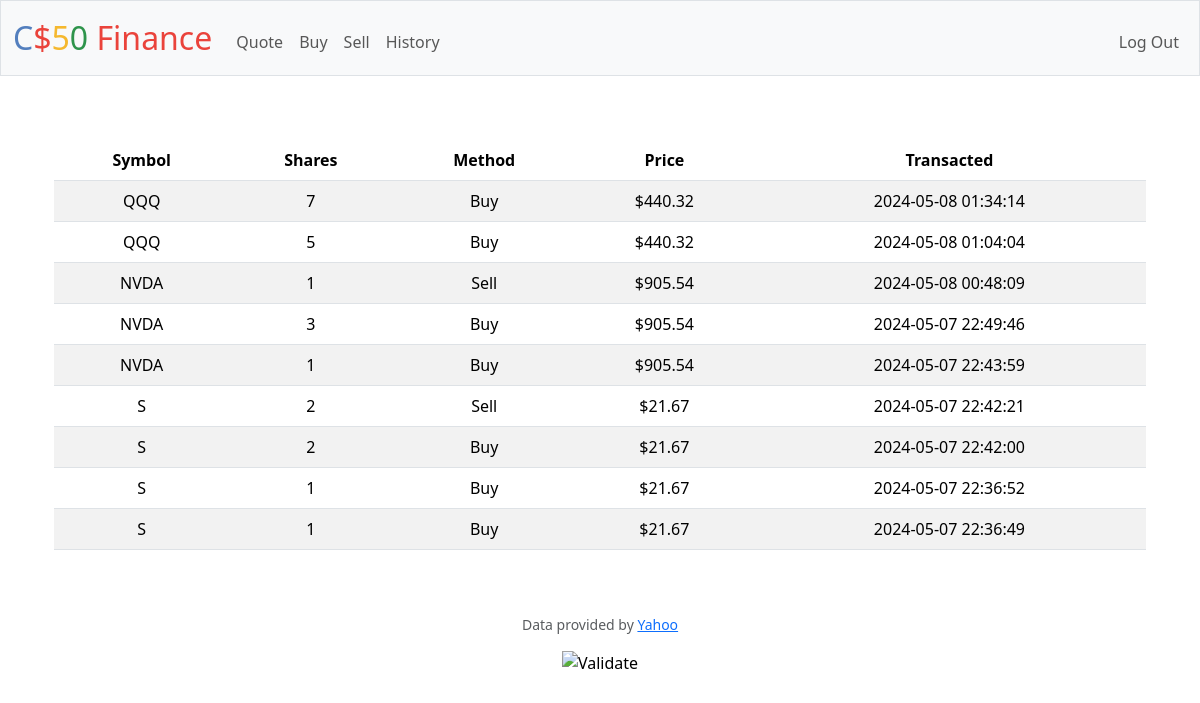
Screenshot of /history (signed in) with the database file from the repository.
### tables this page shows
CREATE TABLE history (
    id INTEGER PRIMARY KEY AUTOINCREMENT,
    userid INTEGER NOT NULL,
    symbol TEXT NOT NULL,
    shares INTEGER NOT NULL,
    method TEXT NOT NULL,
    price NUMERIC NOT NULL,
    transacted DATETIME DEFAULT CURRENT_TIMESTAMP,
    FOREIGN KEY(userid) REFERENCES users(id)
);

### app.py (the view)
@app.route("/history")
@login_required
def history():
    rows = db.execute("SELECT * FROM history WHERE userid = :userid ORDER BY transacted DESC", userid=session["user_id"])
    return render_template("history.html", rows=rows)

### app.py (called while the page is built)
@app.after_request
def after_request(response):
    response.headers["Cache-Control"] = "no-cache, no-store, must-revalidate"
    response.headers["Expires"] = 0
    response.headers["Pragma"] = "no-cache"
    return response

### helpers.py (called while the page is built)
def login_required(f):
    @wraps(f)
    def decorated_function(*args, **kwargs):
        if session.get("user_id") is None:
            return redirect("/login")
        return f(*args, **kwargs)
    return decorated_function

def usd(value):
    try:
        return f"${float(value):,.2f}"
    except ValueError:
        return value

### templates/history.html (shortened to what this page needs)
{% extends "layout.html" %}
{% block main %}
    <div class="container">
        <table class="table table-striped mt-3">
            <thead class="thead-dark">
                <tr>
                    <th>Symbol</th>
                    <th>Shares</th>
                    <th>Method</th>
                    <th>Price</th>
                    <th>Transacted</th>
                </tr>
            </thead>
            <tbody>
                {% for row in rows %}
                    <tr>
                        <td>{{ row['symbol'] }}</td>
                        <td>{{ row['shares'] }}</td>
                        <td>{{ row['method'] }}</td>
                        <td>{{ row['price'] | usd }}</td>
                        <td>{{ row['transacted'] }}</td>
                    </tr>
                {% endfor %}
            </tbody>
        </table>
    </div>
{% endblock %}

### templates/layout.html (shortened to what this page needs)
<!DOCTYPE html>
<html lang="en">
    <head>
        <link href="https://cdn.jsdelivr.net/npm/bootstrap@5.3.3/dist/css/bootstrap.min.css" rel="stylesheet">
        <link href="/static/styles.css" rel="stylesheet">
    </head>
    <body>
        <nav class="bg-light border navbar navbar-expand-md navbar-light">
            <div class="container-fluid">
                <a class="navbar-brand" href="/"><span class="blue">C</span><span class="red">$</span><span class="yellow">5</span><span class="green">0</span> <span class="red">Finance</span></a>
                <div class="collapse navbar-collapse" id="navbar">
                    {% if session["user_id"] %}
                        <ul class="navbar-nav me-auto mt-2">
                            <li class="nav-item"><a class="nav-link" href="/quote">Quote</a></li>
                            <li class="nav-item"><a class="nav-link" href="/buy">Buy</a></li>
                            <li class="nav-item"><a class="nav-link" href="/sell">Sell</a></li>
                            <li class="nav-item"><a class="nav-link" href="/history">History</a></li>
                        </ul>
                        <ul class="navbar-nav ms-auto mt-2">
                            <li class="nav-item"><a class="nav-link" href="/logout">Log Out</a></li>
                        </ul>
                    {% else %}
                        <ul class="navbar-nav ms-auto mt-2">
                            <li class="nav-item"><a class="nav-link" href="/register">Register</a></li>
                            <li class="nav-item"><a class="nav-link" href="/login">Log In</a></li>
                        </ul>
                    {% endif %}
                </div>
            </div>
        </nav>
        <main class="container py-5 text-center">
            {% block main %}{% endblock %}
        </main>
        <footer class="mb-5">
            <p class="mb-3 small text-center text-muted">
                Data provided by <a href="https://finance.yahoo.com/">Yahoo</a>
            </p>
            <form action="https://validator.w3.org/check" class="text-center" enctype="multipart/form-data" method="post" target="_blank">
                <input alt="Validate" src="/static/I_heart_validator.png" type="image">
            </form>
        </footer>
    </body>
</html>

### static/styles.css (style rules this page uses)
nav .navbar-brand { font-size: xx-large; }
nav .navbar-brand .blue { color: #537fbe; }
nav .navbar-brand .red { color: #ea433b; }
nav .navbar-brand .yellow { color: #f5b82e; }
nav .navbar-brand .green { color: #2e944b; }

### rows the page displays
history: symbol "QQQ", shares "7", method "Buy", price "$440.32", transacted "2024-05-08 01:34:14"
history: symbol "QQQ", shares "5", method "Buy", price "$440.32", transacted "2024-05-08 01:04:04"
history: symbol "NVDA", shares "1", method "Sell", price "$905.54", transacted "2024-05-08 00:48:09"
history: symbol "NVDA", shares "3", method "Buy", price "$905.54", transacted "2024-05-07 22:49:46"
history: symbol "NVDA", shares "1", method "Buy", price "$905.54", transacted "2024-05-07 22:43:59"
history: symbol "S", shares "2", method "Sell", price "$21.67", transacted "2024-05-07 22:42:21"
history: symbol "S", shares "2", method "Buy", price "$21.67", transacted "2024-05-07 22:42:00"
history: symbol "S", shares "1", method "Buy", price "$21.67", transacted "2024-05-07 22:36:52"
history: symbol "S", shares "1", method "Buy", price "$21.67", transacted "2024-05-07 22:36:49"
